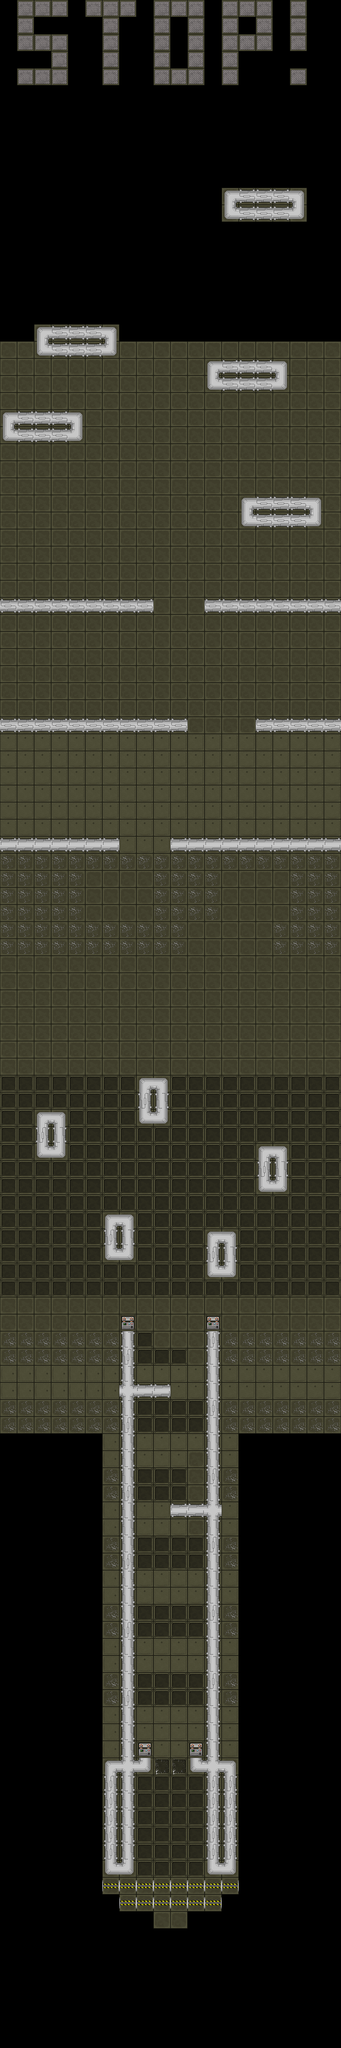

A 2D game scene composited from a Tiled map and its tileset images. What follows is a short description and the map's XML, with every tile layer's data as written:
An orthogonal 20x120 tile map with 64x64 px tiles, 1 tile layer (toplayer).

<map version="1.9" tiledversion="1.9.2" orientation="orthogonal" renderorder="right-down" width="20" height="120" tilewidth="64" tileheight="64" infinite="0" nextlayerid="4" nextobjectid="1">
 <editorsettings>
  <export target="map1.json" format="json" />
 </editorsettings>
 <tileset firstgid="1" name="tiles1" tilewidth="64" tileheight="64" tilecount="25" columns="5">
  <image source="tiles.png" width="320" height="320" />
 </tileset>
 <layer id="1" name="toplayer" width="20" height="120">
  <data encoding="csv">
0,24,24,24,0,24,24,24,0,24,24,24,0,24,24,24,0,24,0,0,
0,24,0,0,0,0,24,0,0,24,0,24,0,24,0,24,0,24,0,0,
0,24,24,24,0,0,24,0,0,24,0,24,0,24,24,24,0,24,0,0,
0,0,0,24,0,0,24,0,0,24,0,24,0,24,0,0,0,0,0,0,
0,24,24,24,0,0,24,0,0,24,24,24,0,24,0,0,0,24,0,0,
0,0,0,0,0,0,0,0,0,0,0,0,0,0,0,0,0,0,0,0,
0,0,0,0,0,0,0,0,0,0,0,0,0,0,0,0,0,0,0,0,
0,0,0,0,0,0,0,0,0,0,0,0,0,0,0,0,0,0,0,0,
0,0,0,0,0,0,0,0,0,0,0,0,0,0,0,0,0,0,0,0,
0,0,0,0,0,0,0,0,0,0,0,0,0,0,0,0,0,0,0,0,
0,0,0,0,0,0,0,0,0,0,0,0,0,0,0,0,0,0,0,0,
0,0,0,0,0,0,0,0,0,0,0,0,0,1,2,2,2,3,0,0,
0,0,0,0,0,0,0,0,0,0,0,0,0,11,2,2,2,13,0,0,
0,0,0,0,0,0,0,0,0,0,0,0,0,0,0,0,0,0,0,0,
0,0,0,0,0,0,0,0,0,0,0,0,0,0,0,0,0,0,0,0,
0,0,0,0,0,0,0,0,0,0,0,0,0,0,0,0,0,0,0,0,
0,0,0,0,0,0,0,0,0,0,0,0,0,0,0,0,0,0,0,0,
0,0,0,0,0,0,0,0,0,0,0,0,0,0,0,0,0,0,0,0,
0,0,0,0,0,0,0,0,0,0,0,0,0,0,0,0,0,0,0,0,
0,0,1,2,2,2,3,0,0,0,0,0,0,0,0,0,0,0,0,0,
4,4,11,2,2,2,13,4,4,4,4,4,4,4,4,4,4,4,4,4,
4,4,4,4,4,4,4,4,4,4,4,4,1,2,2,2,3,4,4,4,
4,4,4,4,4,4,4,4,4,4,4,4,11,2,2,2,13,4,4,4,
4,4,4,4,4,4,4,4,4,4,4,4,4,4,4,4,4,4,4,4,
1,2,2,2,3,4,4,4,4,4,4,4,4,4,4,4,4,4,4,4,
11,2,2,2,13,4,4,4,4,4,4,4,4,4,4,4,4,4,4,4,
4,4,4,4,4,4,4,4,4,4,4,4,4,4,4,4,4,4,4,4,
4,4,4,4,4,4,4,4,4,4,4,4,4,4,4,4,4,4,4,4,
4,4,4,4,4,4,4,4,4,4,4,4,4,4,4,4,4,4,4,4,
4,4,4,4,4,4,4,4,4,4,4,4,4,4,1,2,2,2,3,4,
4,4,4,4,4,4,4,4,4,4,4,4,4,4,11,2,2,2,13,4,
4,4,4,4,4,4,4,4,4,4,4,4,4,4,4,4,4,4,4,4,
4,4,4,4,4,4,4,4,4,4,4,4,4,4,4,4,4,4,4,4,
4,4,4,4,4,4,4,4,4,4,4,4,4,4,4,4,4,4,4,4,
4,4,4,4,4,4,4,4,4,4,4,4,4,4,4,4,4,4,4,4,
2,2,2,2,2,2,2,2,2,4,4,4,2,2,2,2,2,2,2,2,
4,4,4,4,4,4,4,4,4,4,4,4,4,4,4,4,4,4,4,4,
4,4,4,4,4,4,4,4,4,4,4,4,4,4,4,4,4,4,4,4,
4,4,4,4,4,4,4,4,4,4,4,4,4,4,4,4,4,4,4,4,
4,4,4,4,4,4,4,4,4,4,4,4,4,4,4,4,4,4,4,4,
4,4,4,4,4,4,4,4,4,4,4,4,4,4,4,4,4,4,4,4,
4,4,4,4,4,4,4,4,4,4,4,4,4,4,4,4,4,4,4,4,
2,2,2,2,2,2,2,2,2,2,2,4,4,4,4,2,2,2,2,2,
10,10,10,10,10,10,10,10,10,10,10,10,10,10,10,10,10,10,10,10,
10,10,10,10,10,10,10,10,10,10,10,10,10,10,10,10,10,10,10,10,
10,10,10,10,10,10,10,10,10,10,10,10,10,10,10,10,10,10,10,10,
10,10,10,10,10,10,10,10,10,10,10,10,10,10,10,10,10,10,10,10,
10,10,10,10,10,10,10,10,10,10,10,10,10,10,10,10,10,10,10,10,
10,10,10,10,10,10,10,10,10,10,10,10,10,10,10,10,10,10,10,10,
12,12,12,12,12,12,12,10,10,10,12,12,12,12,12,12,12,12,12,12,
9,9,9,9,9,9,9,9,9,9,9,9,9,9,9,9,9,9,9,9,
9,9,9,9,9,4,4,4,4,9,9,9,9,4,4,4,4,9,9,9,
9,9,9,9,9,4,4,4,4,9,9,9,9,4,4,4,4,9,9,9,
9,9,9,9,9,4,4,4,4,9,9,9,9,4,4,4,4,9,9,9,
9,9,9,9,9,9,9,9,9,9,9,4,4,4,4,4,9,9,9,9,
9,9,9,9,9,9,9,9,9,9,9,4,4,4,4,4,9,9,9,9,
4,4,4,4,4,4,4,4,4,4,4,4,4,4,4,4,4,4,4,4,
4,4,4,4,4,4,4,4,4,4,4,4,4,4,4,4,4,4,4,4,
4,4,4,4,4,4,4,4,4,4,4,4,4,4,4,4,4,4,4,4,
4,4,4,4,4,4,4,4,4,4,4,4,4,4,4,4,4,4,4,4,
4,4,4,4,4,4,4,4,4,4,4,4,4,4,4,4,4,4,4,4,
4,4,4,4,4,4,4,4,4,4,4,4,4,4,4,4,4,4,4,4,
4,4,4,4,4,4,4,4,4,4,4,4,4,4,4,4,4,4,4,4,
5,5,5,5,5,5,5,5,1,3,5,5,5,5,5,5,5,5,5,5,
5,5,5,5,5,5,5,5,6,8,5,5,5,5,5,5,5,5,5,5,
5,5,1,3,5,5,5,5,11,13,5,5,5,5,5,5,5,5,5,5,
5,5,6,8,5,5,5,5,5,5,5,5,5,5,5,5,5,5,5,5,
5,5,11,13,5,5,5,5,5,5,5,5,5,5,5,1,3,5,5,5,
5,5,5,5,5,5,5,5,5,5,5,5,5,5,5,6,8,5,5,5,
5,5,5,5,5,5,5,5,5,5,5,5,5,5,5,11,13,5,5,5,
5,5,5,5,5,5,5,5,5,5,5,5,5,5,5,5,5,5,5,5,
5,5,5,5,5,5,1,3,5,5,5,5,5,5,5,5,5,5,5,5,
5,5,5,5,5,5,6,8,5,5,5,5,1,3,5,5,5,5,5,5,
5,5,5,5,5,5,11,13,5,5,5,5,6,8,5,5,5,5,5,5,
5,5,5,5,5,5,5,5,5,5,5,5,11,13,5,5,5,5,5,5,
5,5,5,5,5,5,5,5,5,5,5,5,5,5,5,5,5,5,5,5,
4,4,4,4,4,4,4,4,4,4,4,4,4,4,4,4,4,4,4,4,
4,4,4,4,4,4,4,18,4,4,4,4,18,4,4,4,4,4,4,4,
14,14,14,14,14,14,14,8,5,4,4,4,6,14,14,14,14,14,14,14,
14,14,14,14,14,14,14,6,5,5,5,4,8,14,14,14,14,14,14,14,
15,15,15,15,15,15,15,8,10,10,10,10,8,10,10,10,10,10,10,10,
15,15,15,15,15,15,15,7,12,12,10,10,8,10,10,10,10,10,10,10,
14,14,14,14,14,14,14,8,5,5,5,5,6,14,14,14,14,14,14,14,
14,14,14,14,14,14,14,6,5,5,5,5,8,14,14,14,14,14,14,14,
0,0,0,0,0,0,15,8,10,10,10,10,8,10,0,0,0,0,0,0,
0,0,0,0,0,0,15,8,10,10,10,4,8,10,0,0,0,0,0,0,
0,0,0,0,0,0,14,8,5,5,5,4,6,14,0,0,0,0,0,0,
0,0,0,0,0,0,14,6,5,5,5,4,8,14,0,0,0,0,0,0,
0,0,0,0,0,0,15,8,10,10,12,12,7,10,0,0,0,0,0,0,
0,0,0,0,0,0,15,8,10,10,10,4,8,10,0,0,0,0,0,0,
0,0,0,0,0,0,14,8,5,5,5,5,6,14,0,0,0,0,0,0,
0,0,0,0,0,0,14,6,5,5,5,5,8,14,0,0,0,0,0,0,
0,0,0,0,0,0,15,8,10,10,10,10,8,10,0,0,0,0,0,0,
0,0,0,0,0,0,15,8,10,10,10,10,8,10,0,0,0,0,0,0,
0,0,0,0,0,0,14,8,5,5,5,5,6,14,0,0,0,0,0,0,
0,0,0,0,0,0,14,6,5,5,5,5,8,14,0,0,0,0,0,0,
0,0,0,0,0,0,15,8,10,10,10,10,8,10,0,0,0,0,0,0,
0,0,0,0,0,0,15,8,10,10,10,10,8,10,0,0,0,0,0,0,
0,0,0,0,0,0,14,8,5,5,5,5,6,14,0,0,0,0,0,0,
0,0,0,0,0,0,14,6,5,5,5,5,8,14,0,0,0,0,0,0,
0,0,0,0,0,0,15,8,10,10,10,10,8,10,0,0,0,0,0,0,
0,0,0,0,0,0,15,8,10,10,10,10,8,10,0,0,0,0,0,0,
0,0,0,0,0,0,15,8,18,10,10,18,8,10,0,0,0,0,0,0,
0,0,0,0,0,0,1,7,13,20,20,11,7,3,0,0,0,0,0,0,
0,0,0,0,0,0,6,8,5,5,5,5,6,6,0,0,0,0,0,0,
0,0,0,0,0,0,6,8,5,5,5,5,6,6,0,0,0,0,0,0,
0,0,0,0,0,0,6,8,5,5,5,5,6,6,0,0,0,0,0,0,
0,0,0,0,0,0,6,8,5,5,5,5,6,6,0,0,0,0,0,0,
0,0,0,0,0,0,6,8,5,5,5,5,6,6,0,0,0,0,0,0,
0,0,0,0,0,0,11,13,5,5,5,5,11,13,0,0,0,0,0,0,
0,0,0,0,0,0,16,16,16,16,16,16,16,16,0,0,0,0,0,0,
0,0,0,0,0,0,0,16,16,16,16,16,16,0,0,0,0,0,0,0,
0,0,0,0,0,0,0,0,0,4,4,0,0,0,0,0,0,0,0,0,
0,0,0,0,0,0,0,0,0,0,0,0,0,0,0,0,0,0,0,0,
0,0,0,0,0,0,0,0,0,0,0,0,0,0,0,0,0,0,0,0,
0,0,0,0,0,0,0,0,0,0,0,0,0,0,0,0,0,0,0,0,
0,0,0,0,0,0,0,0,0,0,0,0,0,0,0,0,0,0,0,0,
0,0,0,0,0,0,0,0,0,0,0,0,0,0,0,0,0,0,0,0,
0,0,0,0,0,0,0,0,0,0,0,0,0,0,0,0,0,0,0,0,
0,0,0,0,0,0,0,0,0,0,0,0,0,0,0,0,0,0,0,0
</data>
 </layer>
</map>